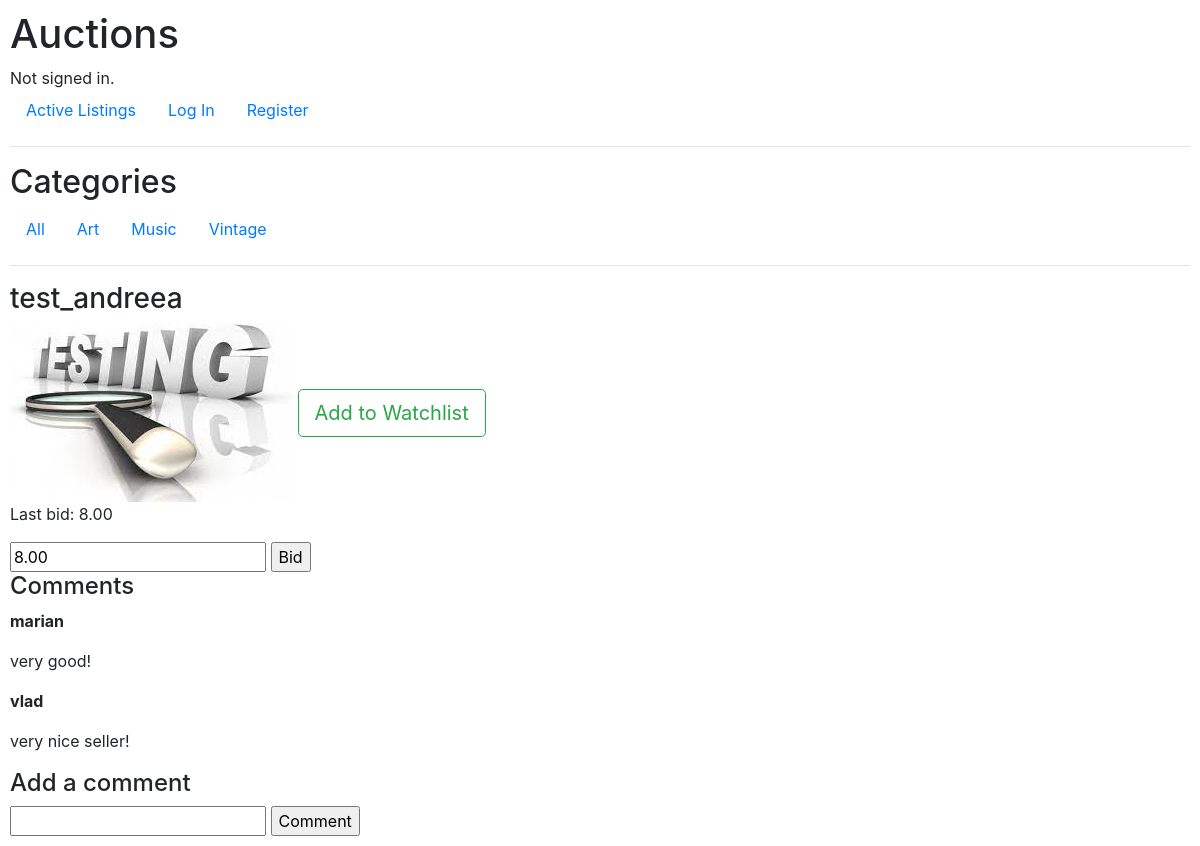
/listing/3, run on the app's committed database.
### auctions/models.py (models this page shows, shortened)
class Category(models.Model):
    name = models.CharField(max_length=50)
    class Meta:
        ordering = ['name']

class Listing(models.Model):
    user = models.ForeignKey(User, on_delete=models.CASCADE, null=False, blank=True)
    title = models.CharField(max_length=64)
    description = models.CharField(max_length=200)
    image = models.FileField(upload_to=image_path, blank=True, null=False)
    starting = models.DecimalField(max_digits=3, decimal_places=2,validators=[MinValueValidator(limit_value=1)], default=1)
    category = models.ForeignKey(Category, on_delete=models.CASCADE, null=True, related_name='category')
    active = models.BooleanField(default=True)
    def image_url(self):
        return self.image.url if self.image else None

class Bid(models.Model):
    user = models.ForeignKey(User, on_delete=models.CASCADE,null=False, blank=True, related_name="user_bid")
    listing = models.ForeignKey(Listing, on_delete=models.CASCADE,null=True, blank=True, related_name="listing_bid")
    bid = models.DecimalField(max_digits=3, decimal_places=2)
    def __str__(self):
        return str(self.bid)

class Comment(models.Model):
    user = models.ForeignKey(User, on_delete=models.CASCADE,null=False, blank=True, related_name="user_comments")
    listing = models.ForeignKey(Listing, on_delete=models.CASCADE,null=True, blank=True, related_name="listing_comments")
    comment = models.CharField(max_length=200)

class User(AbstractUser):
    pass

### auctions/views.py (the view, shortened to what this page needs)
# urls.py: path("listing/<int:pk>", views.listing, name='listing'),
def listing(request, pk):
    listing = get_object_or_404(Listing, pk=pk)
    last_bid = Bid.objects.filter(listing=listing).last()
    comments = Comment.objects.filter(listing=listing)
    watching = Watching.objects.filter(user=request.user.id, listing=listing.id).exists()
    context = {
        "listing" : listing,
        'bid': last_bid,
        "comments":comments,
        "owner": checkOwner(request,listing),
        "watching": watching,
        }
    return render(request, "auctions/listing.html", context)

### auctions/templatetags/show_categories.py (called while the page is built)
@register.inclusion_tag("auctions/category_list.html")
def show_categories(categories):
    categories = Category.objects.all()
    return {"categories": categories}

### auctions/views.py (called while the page is built)
def checkOwner(req, lis):
    if req.user.id == lis.user.id:
        return True

### auctions/templates/auctions/listing.html (shortened to what this page needs)
{% extends "auctions/layout.html" %}
{% load static %}
{% block body %}
    <h3>{{listing.title}}</h3>
    {% if listing.image %}
    <img src="{{ listing.image_url }}" alt="{{ listing.title }}">
    {% else %}
        <img src="/uploads/default.jpg" alt="No image">
    {% endif %}
    {% if listing.active %}
        {% if not owner %}
            {% if watching %}
                <a href="{% url 'unwatch' listing.id  %}" role="button" class="btn btn-outline-secondary btn-lg">Remove from Watchlist</a>
            {% else %}
            <a href="{% url 'watch' listing.id  %}" role="button" class="btn btn-outline-success btn-lg">Add to Watchlist</a>
            {% endif %}
        {% endif %}
        {% if owner %}
            {% if bid %}
            <form action="" name="close" method="post">
                {% csrf_token %}
                <p>Highest bid: ${{bid}}</p>
                <input type="hidden" id="close" name="close">
                <input type="submit" value="Close auction">
            </form>
            {%else%}
                <p>No bids yet.</p>
            {% endif %}
        {% else %}
            {% if bid %}
                {% if bid.user.id == request.user.id%}
                    <p>You have the highest bid</p>
                    <p>Last bid: {{bid}}</p>
                {% else %}
                    <p>Last bid: {{bid}}</p>
                {% endif %}
            {%else%}
                <p>No bids yet.</p>
            {% endif %}
            {% if bid.user.id != request.user.id%}
            <form action="" name="bid" method="post">
                <input type="number" name="bid_amount" id="bid_amount"
                    {% if not bid %} min="{{listing.starting}}"
                    placeholder="{{listing.starting}}"
                    {% else %}
                    min="{{bid}}" placeholder="{{bid}}
                    {% endif %}"
                    value="{{bid}}"
                    required>
                <input type="submit" value="Bid">
            </form>
            {% endif %}
        {% endif %}
    {%else%}
        <p>Closed</p>
    {% endif %}
    <h4>Comments</h4>
    {% for comment in comments %}
    <p><b>{{comment.user}}</b></p>
    <p>{{comment.comment}}</p>
    {%empty%}
    <p>No comments yet.</p>
    {% endfor %}
   {% if not owner%}
   <h4>Add a comment</h4>
   <form action="" name="comment" method="post">
       <input type="textarea" name="comment" required>
       <input type="submit" value="Comment">
   </form>
   {% endif %}
{% endblock %}

### auctions/templates/auctions/category_list.html
{% block body %}
<h2>Categories</h2>
<ul class="nav">
    <li class="nav-item">
        <a class="nav-link" href="{% url 'index' %}">All</a>
    </li>
    {% for category in categories %}
        <li class="nav-item">
            <a class="nav-link" href="{% url 'category' category.name %}">{{category.name}}</a>
        </li>
    {% endfor %}
</ul>
{% endblock %}

### auctions/static/auctions/styles.css (style rules this page uses)
body { padding: 10px; }

### data on the page
Category: name "Art"
Category: name "Music"
Category: name "Vintage"
Listing: title "test_andreea", image_url (picture)
Bid: bid "8.00", bid_amount "8.00"
Comment: user "marian", comment "very good!"
Comment: user "vlad", comment "very nice seller!"
